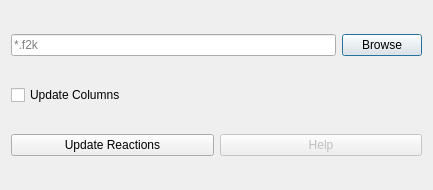
<?xml version="1.0" encoding="UTF-8"?>
<ui version="4.0">
 <class>Dialog</class>
 <widget class="QDialog" name="Dialog">
  <property name="geometry">
   <rect>
    <x>0</x>
    <y>0</y>
    <width>433</width>
    <height>190</height>
   </rect>
  </property>
  <property name="windowTitle">
   <string>Update Reactions</string>
  </property>
  <property name="windowIcon">
   <iconset resource="../../osafe_py_widgets/resource.qrc">
    <normaloff>:/safe/osafe_images/update.svg</normaloff>:/safe/osafe_images/update.svg</iconset>
  </property>
  <property name="windowOpacity">
   <double>1.000000000000000</double>
  </property>
  <layout class="QVBoxLayout" name="verticalLayout">
   <item>
    <layout class="QHBoxLayout" name="horizontalLayout_3">
     <item>
      <widget class="QLineEdit" name="filename">
       <property name="inputMask">
        <string/>
       </property>
       <property name="placeholderText">
        <string>*.f2k</string>
       </property>
      </widget>
     </item>
     <item>
      <widget class="QPushButton" name="browse">
       <property name="text">
        <string>Browse</string>
       </property>
      </widget>
     </item>
    </layout>
   </item>
   <item>
    <widget class="QCheckBox" name="checkBox">
     <property name="text">
      <string>Update Columns</string>
     </property>
    </widget>
   </item>
   <item>
    <layout class="QHBoxLayout" name="horizontalLayout_2">
     <item>
      <widget class="QPushButton" name="add_to_f2k_button">
       <property name="text">
        <string>Update Reactions</string>
       </property>
       <property name="icon">
        <iconset resource="../../osafe_py_widgets/resource.qrc">
         <normaloff>:/safe/osafe_images/update.svg</normaloff>:/safe/osafe_images/update.svg</iconset>
       </property>
       <property name="iconSize">
        <size>
         <width>60</width>
         <height>60</height>
        </size>
       </property>
      </widget>
     </item>
     <item>
      <widget class="QPushButton" name="help">
       <property name="enabled">
        <bool>false</bool>
       </property>
       <property name="text">
        <string>Help</string>
       </property>
       <property name="icon">
        <iconset>
         <normaloff>:/civiltools/images/help.png</normaloff>:/civiltools/images/help.png</iconset>
       </property>
      </widget>
     </item>
    </layout>
   </item>
  </layout>
 </widget>
 <resources>
  <include location="../../osafe_py_widgets/resource.qrc"/>
 </resources>
 <connections/>
</ui>
